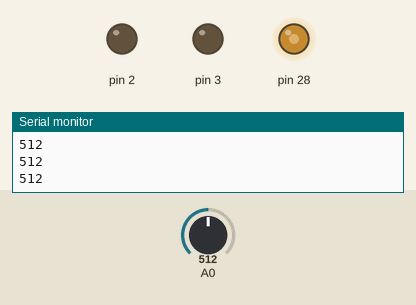
This sketch was run on a simulated Teensy 4. On the bench: output pins drawn as LEDs (lit = HIGH), the last lines printed to the serial monitor. Inputs (shaded band) come from the test bench; at power-on: A0 = 512.

Above: at 0.8 s.
0.9 s: A0 set to 307
3.9 s: A0 set to 281
At 4.9 s:
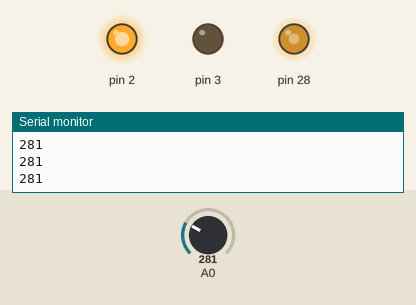
Timing chart, 0 to 6.9 s (numbered marks = the images above; inputs shaded):
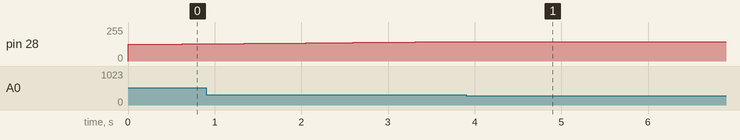

Measured:
- the behaviour switches between 300 and 299 on A0 (found by bisection; images 0 and 1)
- after the input at 3.9 s, pin 2: LOW → HIGH at once; pin 28: stays 146/255 (without the input it goes to 147/255 after 0.13 s)

The sketch:

load_cell_demo.ino
```cpp
// Run on TEENSY 3.2

int aanalog(int samp)
{
  unsigned long int x = 0;
  for (int j = 0; j < samp; j++)
  {
    x += analogRead(A0);
  }
  x /= samp;
  return x;
}

int cal;

void setup() {
  analogWriteResolution(12);
  pinMode(A14, OUTPUT);
  pinMode(A0, INPUT);
  Serial.begin(115200);
  pinMode(2, OUTPUT);
  pinMode(3, OUTPUT);
  digitalWrite(2, LOW);
  digitalWrite(3, LOW);
  int i;
  for (i = 2000; i <= 4095; i++)
  {
    analogWrite(A14, i);
    delay(10);
    int x = aanalog(10);
    Serial.println(x);
    if (x < 300) break;
  }
  if (i < 4095) digitalWrite(2, HIGH);
  else digitalWrite(3, HIGH);
}

String s(20);

void loop() {
  Serial.println(aanalog(1000));
  if (Serial.available() > 0)
  {
    char buf = Serial.read();
    if (buf == '\n')
    {
      cal = s.toInt();
      s = "";
    }
    else s += buf;
  }
  delay(20);
}
```
